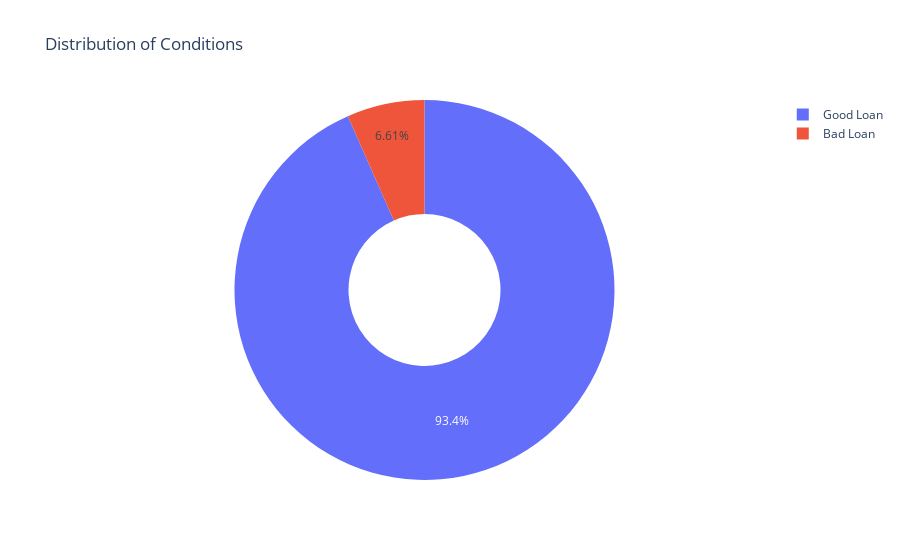

Notebook code cell kept with this figure:
### Markdown cell above
## Loan Performance

Pada bagian ini, kita akan menganalisis dan memvisualisasikan kinerja pinjaman berdasarkan berbagai kriteria. Bagian ini akan mencakup:

**1. Loan Condition Analysis**

Kita akan menampilkan distribusi pinjaman berdasarkan kondisinya menggunakan **pie chart**. Visualisasi ini akan membantu memahami proporsi pinjaman dalam berbagai kondisi.

### Code cell
# code here
px.pie(
    loan,
    names='loan_condition',
    hole=0.4,
    title='Distribution of Conditions',
)

### Figure 1 — Plotly figure (JSON) as saved in the notebook; plotly's stock layout.template omitted (floating-point values rounded to 4 significant figures; data arrays with more than 128 entries replaced by an {"elided": "..."} marker saying what was removed)
{"data": [{"domain": {"x": [0, 1], "y": [0, 1]}, "hole": 0.4, "hovertemplate": "loan_condition=%{label}<extra></extra>", "labels": {"elided": "10307 str values"}, "legendgroup": "", "name": "", "showlegend": true, "type": "pie"}], "layout": {"autosize": true, "legend": {"tracegroupgap": 0}, "title": {"text": "Distribution of Conditions"}}}
